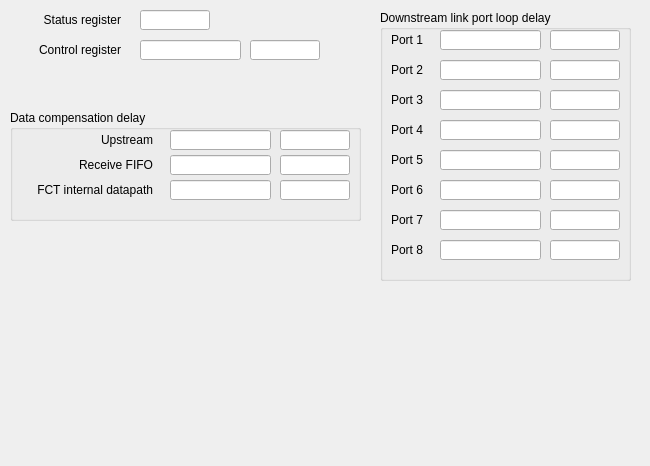
<?xml version="1.0" encoding="UTF-8"?>
<ui version="4.0">
 <class>Form</class>
 <widget class="QWidget" name="Form">
  <property name="geometry">
   <rect>
    <x>0</x>
    <y>0</y>
    <width>650</width>
    <height>466</height>
   </rect>
  </property>
  <property name="windowTitle">
   <string>Form</string>
  </property>
  <widget class="QLabel" name="label_6">
   <property name="geometry">
    <rect>
     <x>10</x>
     <y>10</y>
     <width>111</width>
     <height>20</height>
    </rect>
   </property>
   <property name="text">
    <string>Status register</string>
   </property>
   <property name="alignment">
    <set>Qt::AlignRight|Qt::AlignTrailing|Qt::AlignVCenter</set>
   </property>
  </widget>
  <widget class="caTextEntry" name="catextentry_2">
   <property name="geometry">
    <rect>
     <x>140</x>
     <y>40</y>
     <width>101</width>
     <height>20</height>
    </rect>
   </property>
   <property name="channel" stdset="0">
    <string notr="true">$(EVG):FCT-control-SP</string>
   </property>
   <property name="background">
    <color>
     <red>212</red>
     <green>219</green>
     <blue>157</blue>
    </color>
   </property>
   <property name="colorMode">
    <enum>caLineEdit::Alarm_Default</enum>
   </property>
  </widget>
  <widget class="caLineEdit" name="calineedit_9">
   <property name="geometry">
    <rect>
     <x>140</x>
     <y>10</y>
     <width>70</width>
     <height>20</height>
    </rect>
   </property>
   <property name="alignment">
    <set>Qt::AlignCenter</set>
   </property>
   <property name="channel" stdset="0">
    <string notr="true">$(EVG):FCT-status-I</string>
   </property>
   <property name="colorMode">
    <enum>caLineEdit::Alarm_Default</enum>
   </property>
   <property name="formatType">
    <enum>caLineEdit::hexadecimal</enum>
   </property>
  </widget>
  <widget class="QLabel" name="label_7">
   <property name="geometry">
    <rect>
     <x>10</x>
     <y>40</y>
     <width>111</width>
     <height>20</height>
    </rect>
   </property>
   <property name="text">
    <string>Control register</string>
   </property>
   <property name="alignment">
    <set>Qt::AlignRight|Qt::AlignTrailing|Qt::AlignVCenter</set>
   </property>
  </widget>
  <widget class="QGroupBox" name="groupBox">
   <property name="geometry">
    <rect>
     <x>380</x>
     <y>10</y>
     <width>251</width>
     <height>271</height>
    </rect>
   </property>
   <property name="title">
    <string>Downstream link port loop delay</string>
   </property>
   <widget class="QLabel" name="label_11">
    <property name="geometry">
     <rect>
      <x>2</x>
      <y>20</y>
      <width>41</width>
      <height>20</height>
     </rect>
    </property>
    <property name="text">
     <string>Port 1</string>
    </property>
    <property name="alignment">
     <set>Qt::AlignRight|Qt::AlignTrailing|Qt::AlignVCenter</set>
    </property>
   </widget>
   <widget class="QLabel" name="label_12">
    <property name="geometry">
     <rect>
      <x>2</x>
      <y>50</y>
      <width>41</width>
      <height>20</height>
     </rect>
    </property>
    <property name="text">
     <string>Port 2</string>
    </property>
    <property name="alignment">
     <set>Qt::AlignRight|Qt::AlignTrailing|Qt::AlignVCenter</set>
    </property>
   </widget>
   <widget class="QLabel" name="label_13">
    <property name="geometry">
     <rect>
      <x>2</x>
      <y>80</y>
      <width>41</width>
      <height>20</height>
     </rect>
    </property>
    <property name="text">
     <string>Port 3</string>
    </property>
    <property name="alignment">
     <set>Qt::AlignRight|Qt::AlignTrailing|Qt::AlignVCenter</set>
    </property>
   </widget>
   <widget class="QLabel" name="label_14">
    <property name="geometry">
     <rect>
      <x>2</x>
      <y>110</y>
      <width>41</width>
      <height>20</height>
     </rect>
    </property>
    <property name="text">
     <string>Port 4</string>
    </property>
    <property name="alignment">
     <set>Qt::AlignRight|Qt::AlignTrailing|Qt::AlignVCenter</set>
    </property>
   </widget>
   <widget class="QLabel" name="label_15">
    <property name="geometry">
     <rect>
      <x>2</x>
      <y>140</y>
      <width>41</width>
      <height>20</height>
     </rect>
    </property>
    <property name="text">
     <string>Port 5</string>
    </property>
    <property name="alignment">
     <set>Qt::AlignRight|Qt::AlignTrailing|Qt::AlignVCenter</set>
    </property>
   </widget>
   <widget class="QLabel" name="label_16">
    <property name="geometry">
     <rect>
      <x>2</x>
      <y>170</y>
      <width>41</width>
      <height>20</height>
     </rect>
    </property>
    <property name="text">
     <string>Port 6</string>
    </property>
    <property name="alignment">
     <set>Qt::AlignRight|Qt::AlignTrailing|Qt::AlignVCenter</set>
    </property>
   </widget>
   <widget class="QLabel" name="label_17">
    <property name="geometry">
     <rect>
      <x>2</x>
      <y>200</y>
      <width>41</width>
      <height>20</height>
     </rect>
    </property>
    <property name="text">
     <string>Port 7</string>
    </property>
    <property name="alignment">
     <set>Qt::AlignRight|Qt::AlignTrailing|Qt::AlignVCenter</set>
    </property>
   </widget>
   <widget class="QLabel" name="label_18">
    <property name="geometry">
     <rect>
      <x>2</x>
      <y>230</y>
      <width>41</width>
      <height>20</height>
     </rect>
    </property>
    <property name="text">
     <string>Port 8</string>
    </property>
    <property name="alignment">
     <set>Qt::AlignRight|Qt::AlignTrailing|Qt::AlignVCenter</set>
    </property>
   </widget>
   <widget class="caLineEdit" name="calineedit_14">
    <property name="geometry">
     <rect>
      <x>170</x>
      <y>20</y>
      <width>70</width>
      <height>20</height>
     </rect>
    </property>
    <property name="alignment">
     <set>Qt::AlignCenter</set>
    </property>
    <property name="channel" stdset="0">
     <string notr="true">$(EVG):FCT-Port1DCValue-RB</string>
    </property>
    <property name="colorMode">
     <enum>caLineEdit::Alarm_Default</enum>
    </property>
   </widget>
   <widget class="caTextEntry" name="catextentry_6">
    <property name="geometry">
     <rect>
      <x>60</x>
      <y>20</y>
      <width>101</width>
      <height>20</height>
     </rect>
    </property>
    <property name="channel" stdset="0">
     <string notr="true">$(EVG):FCT-Port1DCValue-SP</string>
    </property>
    <property name="background">
     <color>
      <red>212</red>
      <green>219</green>
      <blue>157</blue>
     </color>
    </property>
    <property name="colorMode">
     <enum>caLineEdit::Alarm_Default</enum>
    </property>
   </widget>
   <widget class="caLineEdit" name="calineedit_15">
    <property name="geometry">
     <rect>
      <x>170</x>
      <y>50</y>
      <width>70</width>
      <height>20</height>
     </rect>
    </property>
    <property name="alignment">
     <set>Qt::AlignCenter</set>
    </property>
    <property name="channel" stdset="0">
     <string notr="true">$(EVG):FCT-Port2DCValue-RB</string>
    </property>
    <property name="colorMode">
     <enum>caLineEdit::Alarm_Default</enum>
    </property>
   </widget>
   <widget class="caTextEntry" name="catextentry_7">
    <property name="geometry">
     <rect>
      <x>60</x>
      <y>50</y>
      <width>101</width>
      <height>20</height>
     </rect>
    </property>
    <property name="channel" stdset="0">
     <string notr="true">$(EVG):FCT-Port2DCValue-SP</string>
    </property>
    <property name="background">
     <color>
      <red>212</red>
      <green>219</green>
      <blue>157</blue>
     </color>
    </property>
    <property name="colorMode">
     <enum>caLineEdit::Alarm_Default</enum>
    </property>
   </widget>
   <widget class="caLineEdit" name="calineedit_16">
    <property name="geometry">
     <rect>
      <x>170</x>
      <y>80</y>
      <width>70</width>
      <height>20</height>
     </rect>
    </property>
    <property name="alignment">
     <set>Qt::AlignCenter</set>
    </property>
    <property name="channel" stdset="0">
     <string notr="true">$(EVG):FCT-Port3DCValue-RB</string>
    </property>
    <property name="colorMode">
     <enum>caLineEdit::Alarm_Default</enum>
    </property>
   </widget>
   <widget class="caTextEntry" name="catextentry_8">
    <property name="geometry">
     <rect>
      <x>60</x>
      <y>80</y>
      <width>101</width>
      <height>20</height>
     </rect>
    </property>
    <property name="channel" stdset="0">
     <string notr="true">$(EVG):FCT-Port3DCValue-SP</string>
    </property>
    <property name="background">
     <color>
      <red>212</red>
      <green>219</green>
      <blue>157</blue>
     </color>
    </property>
    <property name="colorMode">
     <enum>caLineEdit::Alarm_Default</enum>
    </property>
   </widget>
   <widget class="caLineEdit" name="calineedit_17">
    <property name="geometry">
     <rect>
      <x>170</x>
      <y>110</y>
      <width>70</width>
      <height>20</height>
     </rect>
    </property>
    <property name="alignment">
     <set>Qt::AlignCenter</set>
    </property>
    <property name="channel" stdset="0">
     <string notr="true">$(EVG):FCT-Port4DCValue-RB</string>
    </property>
    <property name="colorMode">
     <enum>caLineEdit::Alarm_Default</enum>
    </property>
   </widget>
   <widget class="caTextEntry" name="catextentry_9">
    <property name="geometry">
     <rect>
      <x>60</x>
      <y>110</y>
      <width>101</width>
      <height>20</height>
     </rect>
    </property>
    <property name="channel" stdset="0">
     <string notr="true">$(EVG):FCT-Port4DCValue-SP</string>
    </property>
    <property name="background">
     <color>
      <red>212</red>
      <green>219</green>
      <blue>157</blue>
     </color>
    </property>
    <property name="colorMode">
     <enum>caLineEdit::Alarm_Default</enum>
    </property>
   </widget>
   <widget class="caLineEdit" name="calineedit_18">
    <property name="geometry">
     <rect>
      <x>170</x>
      <y>140</y>
      <width>70</width>
      <height>20</height>
     </rect>
    </property>
    <property name="alignment">
     <set>Qt::AlignCenter</set>
    </property>
    <property name="channel" stdset="0">
     <string notr="true">$(EVG):FCT-Port5DCValue-RB</string>
    </property>
    <property name="colorMode">
     <enum>caLineEdit::Alarm_Default</enum>
    </property>
   </widget>
   <widget class="caTextEntry" name="catextentry_10">
    <property name="geometry">
     <rect>
      <x>60</x>
      <y>140</y>
      <width>101</width>
      <height>20</height>
     </rect>
    </property>
    <property name="channel" stdset="0">
     <string notr="true">$(EVG):FCT-Port5DCValue-SP</string>
    </property>
    <property name="background">
     <color>
      <red>212</red>
      <green>219</green>
      <blue>157</blue>
     </color>
    </property>
    <property name="colorMode">
     <enum>caLineEdit::Alarm_Default</enum>
    </property>
   </widget>
   <widget class="caLineEdit" name="calineedit_19">
    <property name="geometry">
     <rect>
      <x>170</x>
      <y>170</y>
      <width>70</width>
      <height>20</height>
     </rect>
    </property>
    <property name="alignment">
     <set>Qt::AlignCenter</set>
    </property>
    <property name="channel" stdset="0">
     <string notr="true">$(EVG):FCT-Port6DCValue-RB</string>
    </property>
    <property name="colorMode">
     <enum>caLineEdit::Alarm_Default</enum>
    </property>
   </widget>
   <widget class="caTextEntry" name="catextentry_11">
    <property name="geometry">
     <rect>
      <x>60</x>
      <y>170</y>
      <width>101</width>
      <height>20</height>
     </rect>
    </property>
    <property name="channel" stdset="0">
     <string notr="true">$(EVG):FCT-Port6DCValue-SP</string>
    </property>
    <property name="background">
     <color>
      <red>212</red>
      <green>219</green>
      <blue>157</blue>
     </color>
    </property>
    <property name="colorMode">
     <enum>caLineEdit::Alarm_Default</enum>
    </property>
   </widget>
   <widget class="caLineEdit" name="calineedit_20">
    <property name="geometry">
     <rect>
      <x>170</x>
      <y>200</y>
      <width>70</width>
      <height>20</height>
     </rect>
    </property>
    <property name="alignment">
     <set>Qt::AlignCenter</set>
    </property>
    <property name="channel" stdset="0">
     <string notr="true">$(EVG):FCT-Port7DCValue-RB</string>
    </property>
    <property name="colorMode">
     <enum>caLineEdit::Alarm_Default</enum>
    </property>
   </widget>
   <widget class="caTextEntry" name="catextentry_12">
    <property name="geometry">
     <rect>
      <x>60</x>
      <y>200</y>
      <width>101</width>
      <height>20</height>
     </rect>
    </property>
    <property name="channel" stdset="0">
     <string notr="true">$(EVG):FCT-Port7DCValue-SP</string>
    </property>
    <property name="background">
     <color>
      <red>212</red>
      <green>219</green>
      <blue>157</blue>
     </color>
    </property>
    <property name="colorMode">
     <enum>caLineEdit::Alarm_Default</enum>
    </property>
   </widget>
   <widget class="caLineEdit" name="calineedit_21">
    <property name="geometry">
     <rect>
      <x>170</x>
      <y>230</y>
      <width>70</width>
      <height>20</height>
     </rect>
    </property>
    <property name="alignment">
     <set>Qt::AlignCenter</set>
    </property>
    <property name="channel" stdset="0">
     <string notr="true">$(EVG):FCT-Port8DCValue-RB</string>
    </property>
    <property name="colorMode">
     <enum>caLineEdit::Alarm_Default</enum>
    </property>
   </widget>
   <widget class="caTextEntry" name="catextentry_13">
    <property name="geometry">
     <rect>
      <x>60</x>
      <y>230</y>
      <width>101</width>
      <height>20</height>
     </rect>
    </property>
    <property name="channel" stdset="0">
     <string notr="true">$(EVG):FCT-Port8DCValue-SP</string>
    </property>
    <property name="background">
     <color>
      <red>212</red>
      <green>219</green>
      <blue>157</blue>
     </color>
    </property>
    <property name="colorMode">
     <enum>caLineEdit::Alarm_Default</enum>
    </property>
   </widget>
  </widget>
  <widget class="QGroupBox" name="groupBox_2">
   <property name="geometry">
    <rect>
     <x>10</x>
     <y>110</y>
     <width>351</width>
     <height>111</height>
    </rect>
   </property>
   <property name="title">
    <string>Data compensation delay</string>
   </property>
   <widget class="QLabel" name="label_19">
    <property name="geometry">
     <rect>
      <x>2</x>
      <y>20</y>
      <width>141</width>
      <height>20</height>
     </rect>
    </property>
    <property name="text">
     <string>Upstream</string>
    </property>
    <property name="alignment">
     <set>Qt::AlignRight|Qt::AlignTrailing|Qt::AlignVCenter</set>
    </property>
   </widget>
   <widget class="QLabel" name="label_20">
    <property name="geometry">
     <rect>
      <x>2</x>
      <y>45</y>
      <width>141</width>
      <height>20</height>
     </rect>
    </property>
    <property name="text">
     <string>Receive FIFO</string>
    </property>
    <property name="alignment">
     <set>Qt::AlignRight|Qt::AlignTrailing|Qt::AlignVCenter</set>
    </property>
   </widget>
   <widget class="QLabel" name="label_21">
    <property name="geometry">
     <rect>
      <x>2</x>
      <y>70</y>
      <width>141</width>
      <height>20</height>
     </rect>
    </property>
    <property name="text">
     <string>FCT internal datapath</string>
    </property>
    <property name="alignment">
     <set>Qt::AlignRight|Qt::AlignTrailing|Qt::AlignVCenter</set>
    </property>
   </widget>
   <widget class="caTextEntry" name="catextentry_3">
    <property name="geometry">
     <rect>
      <x>160</x>
      <y>20</y>
      <width>101</width>
      <height>20</height>
     </rect>
    </property>
    <property name="channel" stdset="0">
     <string notr="true">$(EVG):FCT-upDCValue-SP</string>
    </property>
    <property name="background">
     <color>
      <red>212</red>
      <green>219</green>
      <blue>157</blue>
     </color>
    </property>
    <property name="colorMode">
     <enum>caLineEdit::Alarm_Default</enum>
    </property>
   </widget>
   <widget class="caLineEdit" name="calineedit_11">
    <property name="geometry">
     <rect>
      <x>270</x>
      <y>20</y>
      <width>70</width>
      <height>20</height>
     </rect>
    </property>
    <property name="alignment">
     <set>Qt::AlignCenter</set>
    </property>
    <property name="channel" stdset="0">
     <string notr="true">$(EVG):FCT-upDCValue-RB</string>
    </property>
    <property name="colorMode">
     <enum>caLineEdit::Alarm_Default</enum>
    </property>
   </widget>
   <widget class="caTextEntry" name="catextentry_4">
    <property name="geometry">
     <rect>
      <x>160</x>
      <y>45</y>
      <width>101</width>
      <height>20</height>
     </rect>
    </property>
    <property name="channel" stdset="0">
     <string notr="true">$(EVG):FCT-FIFODCValue-SP</string>
    </property>
    <property name="background">
     <color>
      <red>212</red>
      <green>219</green>
      <blue>157</blue>
     </color>
    </property>
    <property name="colorMode">
     <enum>caLineEdit::Alarm_Default</enum>
    </property>
   </widget>
   <widget class="caLineEdit" name="calineedit_12">
    <property name="geometry">
     <rect>
      <x>270</x>
      <y>45</y>
      <width>70</width>
      <height>20</height>
     </rect>
    </property>
    <property name="alignment">
     <set>Qt::AlignCenter</set>
    </property>
    <property name="channel" stdset="0">
     <string notr="true">$(EVG):FCT-FIFODCValue-RB</string>
    </property>
    <property name="colorMode">
     <enum>caLineEdit::Alarm_Default</enum>
    </property>
   </widget>
   <widget class="caTextEntry" name="catextentry_5">
    <property name="geometry">
     <rect>
      <x>160</x>
      <y>70</y>
      <width>101</width>
      <height>20</height>
     </rect>
    </property>
    <property name="channel" stdset="0">
     <string notr="true">$(EVG):FCT-INTDCValue-SP</string>
    </property>
    <property name="background">
     <color>
      <red>212</red>
      <green>219</green>
      <blue>157</blue>
     </color>
    </property>
    <property name="colorMode">
     <enum>caLineEdit::Alarm_Default</enum>
    </property>
   </widget>
   <widget class="caLineEdit" name="calineedit_13">
    <property name="geometry">
     <rect>
      <x>270</x>
      <y>70</y>
      <width>70</width>
      <height>20</height>
     </rect>
    </property>
    <property name="alignment">
     <set>Qt::AlignCenter</set>
    </property>
    <property name="channel" stdset="0">
     <string notr="true">$(EVG):FCT-INTDCValue-RB</string>
    </property>
    <property name="colorMode">
     <enum>caLineEdit::Alarm_Default</enum>
    </property>
   </widget>
  </widget>
  <widget class="caLineEdit" name="calineedit_10">
   <property name="geometry">
    <rect>
     <x>250</x>
     <y>40</y>
     <width>70</width>
     <height>20</height>
    </rect>
   </property>
   <property name="alignment">
    <set>Qt::AlignCenter</set>
   </property>
   <property name="channel" stdset="0">
    <string notr="true">$(EVG):FCT-control-RB</string>
   </property>
   <property name="colorMode">
    <enum>caLineEdit::Alarm_Default</enum>
   </property>
   <property name="formatType">
    <enum>caLineEdit::hexadecimal</enum>
   </property>
  </widget>
 </widget>
 <customwidgets>
  <customwidget>
   <class>caTextEntry</class>
   <extends>caLineEdit</extends>
   <header>caTextEntry</header>
  </customwidget>
  <customwidget>
   <class>caLineEdit</class>
   <extends>QLineEdit</extends>
   <header>caLineEdit</header>
  </customwidget>
 </customwidgets>
 <resources/>
 <connections/>
</ui>
